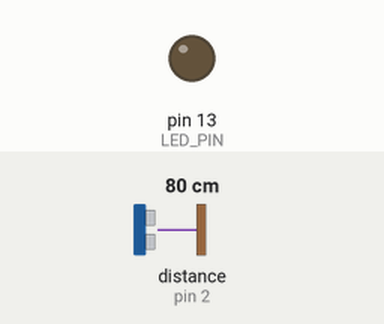
The sketch below on a simulated Arduino Uno, built with avr-gcc and run on an emulated ATmega328P. On the bench: output pins drawn as LEDs (lit = HIGH). The test bench sets the inputs (shaded band); at power-on: distance to the obstacle (sensor on pin 2) 80 cm. The echo pulse lasts 58.3 µs per cm.

Above: at 1.2 s.
1.3 s: distance to the obstacle (sensor on pin 2) set to 290 cm
2.8 s: distance to the obstacle (sensor on pin 2) set to 298 cm
At 4.2 s:
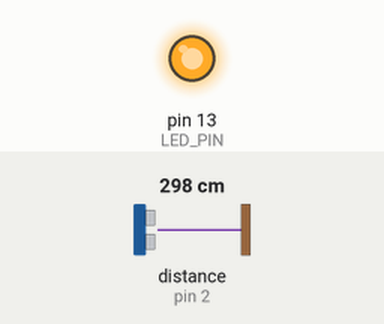
5.8 s: distance to the obstacle (sensor on pin 2) set to 2 cm
At 7.0 s:
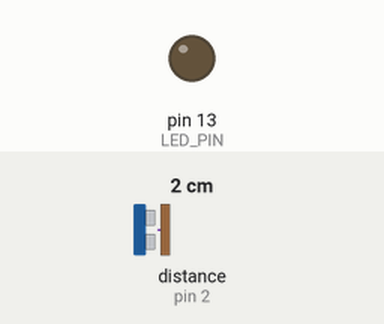
7.3 s: distance to the obstacle (sensor on pin 2) set to 299 cm
At 8.3 s:
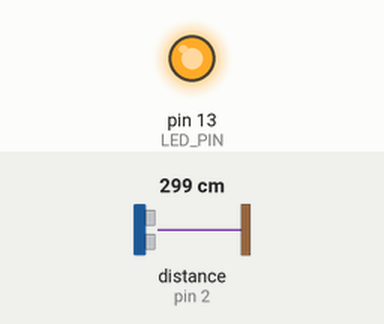
Timing chart, 0 to 9.8 s (numbered marks = the images above; inputs shaded):
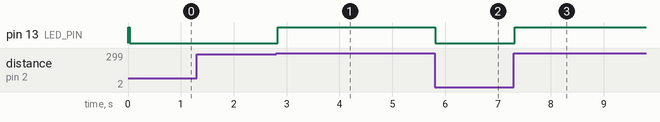

Measured:
- the behaviour switches between 294 and 295 cm on distance to the obstacle (sensor on pin 2) (found by bisection; images 0 and 1)
- after the input at 1.3 s, every drawn part: stays the same
- after the input at 2.8 s, pin 13 (LED_PIN): LOW → HIGH at once
- after the input at 5.8 s, pin 13 (LED_PIN): HIGH → LOW at once
- after the input at 7.3 s, pin 13 (LED_PIN): LOW → HIGH at once

The sketch:

HC-SR04-RangeFinder.ino
```cpp
/*
This program is for read distance from ultrasonic sensor HC-sr04 for arduino and send it to arducopter (PX4, APM) on serial.
Serial comunication is same as LightWare SF10, so on ardurover use same settings  -  http://ardupilot.org/rover/docs/common-lightware-sf10-lidar.html
Only RNGFND_MAX_CM set to "300" it is in centimetres

I wrote only small part of it, the compute part for mode, median etc i found on internet.
*/
#define LED_PIN 13                            // Standard LED PIN - LED is on when reading is out of range
#define MIN_RANGE 1
#define MAX_RANGE 320

#define SPIKE_EFFECT 4.0                      // used in spike filter - effectively this is the size of teh equivalent moving average filter
#define ARRAY_SIZE 5                          // size of median and mode sampling arrays. Needs to be an odd number

#define STBY_MODE 0                           // Startup Mode
#define NORM_MODE 1                           // Normal Mode: Return latest raw sonar value on request
#define MODE_MODE 2                           // Mode filter mode: Return the latest value from running 'mode' filter
#define MEDN_MODE 3                           // Median filter mode: Return the latest value from running 'median' filter
#define SPIK_MODE 4                           // Spike filter mode: Return value from running 'spike' filter

unsigned long lastT = 0;
const unsigned long updateTime = 30;          // time between sonar reads

int val = 0;
int filtMode = STBY_MODE;
// For Mode / median filter variables needed to store values
// array to store the raw samples
int rawValues[] = {0, 0, 0, 0, 0, 0, 0, 0, 0};
// array to store the sorted samples
int srtValues[] = {0, 0, 0, 0, 0, 0, 0, 0, 0};
// Index for latest position in array
int idx = 0;

#include <NewPing.h>      // use Timer 2

#define TRIGGER_PIN  3  // Arduino pin tied to trigger pin on the ultrasonic sensor.
#define ECHO_PIN     2  // Arduino pin tied to echo pin on the ultrasonic sensor.

NewPing sonar(TRIGGER_PIN, ECHO_PIN, MAX_RANGE); // NewPing setup of pins and maximum distance.


void setup() {

  Serial.begin(19200);
  pinMode(LED_PIN, OUTPUT);                   // Setup LED pin
  digitalWrite(LED_PIN, HIGH);                // set the LED on
  filtMode = MODE_MODE;                       // Start in modal filter mode
}


int getCm() {

  unsigned int uS = sonar.ping(); // Send ping, get ping time in microseconds (uS)
  unsigned int cm = uS / US_ROUNDTRIP_CM;
  if (uS == 0) {                    // 0 means out of range or sometimes extremely close
    digitalWrite(13, HIGH);
    cm = MAX_RANGE;
  }
  else if (cm > 300) {
    digitalWrite(13, HIGH);
  }
  else digitalWrite(13, LOW);

  return cm;
}


void loop()
{
  unsigned long nowT = millis();

  if (lastT + updateTime < nowT) {
    int tmp = 0;
    tmp = getCm();
    if (tmp > MAX_RANGE) tmp = MAX_RANGE;
    if (tmp < MIN_RANGE) tmp = 0;

    // Process the Sonar data
    switch (filtMode) {
      case NORM_MODE:
        val = tmp;                                // Set the value (val) to the latest data
        break;
      case SPIK_MODE:
        val = val * (1.0 - (1.0 / SPIKE_EFFECT)) + tmp * (1.0 / SPIKE_EFFECT);    // implement a slow ramp / spike filter somewhat equiv to x-sample running average
        break;
      case MODE_MODE:
        //Do MODE stuff here
        rawValues[idx] = tmp;
        idx++;
        if (idx >= ARRAY_SIZE)
          idx = 0;
        for (int i = 0; i < ARRAY_SIZE; i++)      // copy raw data to sorted data array
          srtValues[i] = rawValues[i];
        isort(srtValues, ARRAY_SIZE);             // sort the sorted data array
        val = mode(srtValues, ARRAY_SIZE);        // find the modal value and use it
        break;
      case MEDN_MODE:
        //Do MEDN stuff here
        rawValues[idx] = tmp;
        idx++;
        if (idx >= ARRAY_SIZE)
          idx = 0;
        for (int i = 0; i < ARRAY_SIZE; i++)      // copy raw data to sorted data array
          srtValues[i] = rawValues[i];
        isort(srtValues, ARRAY_SIZE);             // sort the sorted data array
        val = median(srtValues, ARRAY_SIZE);      // find the median value and use it
        break;
      default:
        break;
        lastT = nowT;
    }


    if (Serial.available() > 0) {
      // read the incoming byte:
      int incomingByte = Serial.read();       // when something is recieved send sonar data
      float floatm = val;                    // Send value should be in format "123.45\r\n"   same as Lightware SF10
      floatm = floatm * 0.01f ;
      Serial.print(floatm, 2);
      Serial.print("\r\n");
    }
  }
}


//---------------------------------------
//Sorting function
// sort function (Author: Bill Gentles, Nov. 12, 2010)
void isort(int *a, int n) {
  for (int i = 1; i < n; ++i)
  {
    int j = a[i];
    int k;
    for (k = i - 1; (k >= 0) && (j < a[k]); k--)
    {
      a[k + 1] = a[k];
    }
    a[k + 1] = j;
  }

}

//---------------------------------------
//Mode function, returning the modal value (or median value if mode does not exist).
int mode(int *x, int n) {

  int i = 0;
  int count = 0;
  int maxCount = 0;
  int mode = 0;
  int bimodal;
  int prevCount = 0;

  while (i < (n - 1)) {

    prevCount = count;
    count = 0;

    while (x[i] == x[i + 1]) {

      count++;
      i++;
    }

    if (count > prevCount & count > maxCount) {
      mode = x[i];
      maxCount = count;
      bimodal = 0;
    }
    if (count == 0) {
      i++;
    }
    if (count == maxCount) {                  //If the dataset has 2 or more modes.
      bimodal = 1;
    }
    if (mode == 0 || bimodal == 1) {          //Return the median if there is no mode.
      mode = x[(n / 2)];
    }
    return mode;
  }

}

//---------------------------------------
//Mode function, returning the median.
int median(int *x, int n) {

  return (x[(n / 2)]);
}
```
